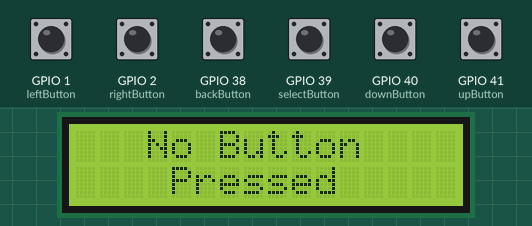
Simulated run of this sketch. Board: ESP32-S3. Parts: 16×2 character LCD. The inputs (shaded band) are chosen by the test bench; at power-on: GPIO 1 (leftButton), GPIO 2 (rightButton), GPIO 38 (backButton), GPIO 39 (selectButton), GPIO 40 (downButton), GPIO 41 (upButton) HIGH.

Above: at 3.2 s.
3.3 s: GPIO 41 (upButton) pulled LOW for 0.15 s
At 3.46 s:
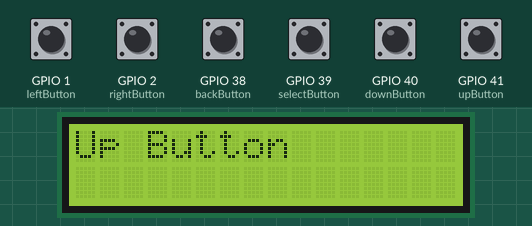
6.4 s: GPIO 1 (leftButton) pulled LOW for 0.15 s
At 6.55 s:
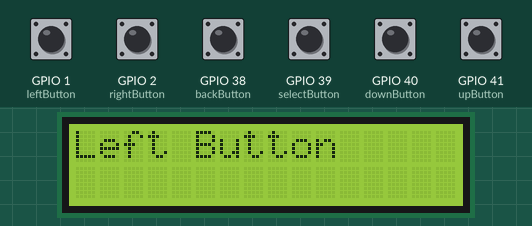
9.5 s: GPIO 2 (rightButton) pulled LOW for 0.15 s
At 9.64 s:
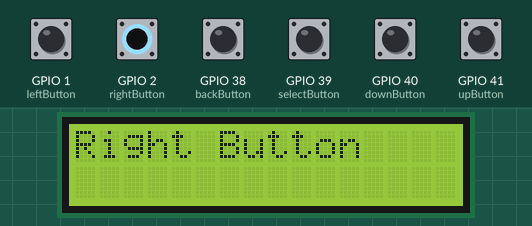
12.6 s: GPIO 38 (backButton) pulled LOW for 0.15 s
At 12.73 s:
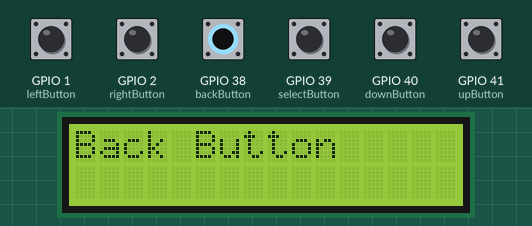
14.3 s: GPIO 39 (selectButton) pulled LOW for 0.15 s
At 14.46 s:
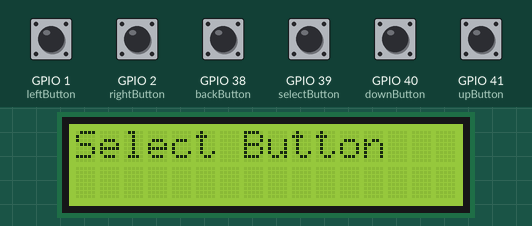
17.4 s: GPIO 40 (downButton) pulled LOW for 0.15 s
At 17.55 s:
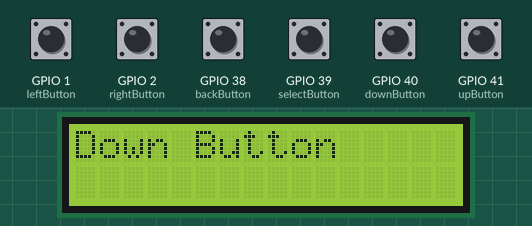
Timing chart, 0 to 20.4 s (numbered marks = the images above; inputs shaded):
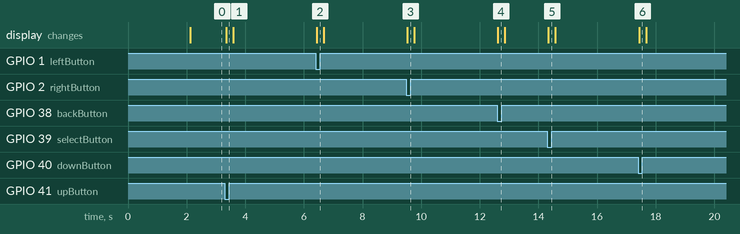

Measured:
- after the input at 3.3 s, the display: changes after 0.05 s (image 1)
- after the input at 6.4 s, the display: changes at once (image 2)
- after the input at 9.5 s, the display: changes at once (image 3)
- after the input at 12.6 s, the display: changes at once (image 4)
- after the input at 14.3 s, the display: changes at once (image 5)
- after the input at 17.4 s, the display: changes at once (image 6)

The sketch:

6_button.ino
```cpp
#include <LiquidCrystal_I2C.h>
#include <Wire.h>

LiquidCrystal_I2C lcd(0x27, 16, 2);
// test

//ikinci test
const int leftButton = 1;
const int rightButton = 2;
const int upButton = 41;
const int downButton = 40;
const int selectButton = 39;
const int backButton = 38;

void setup() {
  Wire.begin(10, 8);
  lcd.init();
  lcd.backlight();
  lcd.setCursor(1, 0);
  lcd.print("Button Project");
  lcd.setCursor(2, 1);
  lcd.print("ESP32-S3 I2C");

  delay(2000);
  lcd.clear();

  pinMode(leftButton, INPUT_PULLUP);
  pinMode(rightButton, INPUT_PULLUP);
  pinMode(upButton, INPUT_PULLUP);
  pinMode(downButton, INPUT_PULLUP);
  pinMode(selectButton, INPUT_PULLUP);
  pinMode(backButton, INPUT_PULLUP);
}

void loop() {
  int leftState = digitalRead(leftButton);
  int rightState = digitalRead(rightButton);
  int upState = digitalRead(upButton);
  int downState = digitalRead(downButton);
  int selectState = digitalRead(selectButton);
  int backState = digitalRead(backButton);

  lcd.clear();

  if (leftState == LOW) {
    lcd.print("Left Button");
  } else if (rightState == LOW) {
    lcd.print("Right Button");
  } else if (upState == LOW) {
    lcd.print("Up Button");
  } else if (downState == LOW) {
    lcd.print("Down Button");
  } else if (selectState == LOW) {
    lcd.print("Select Button");
  } else if (backState == LOW) {
    lcd.print("Back Button");
  } else {
    lcd.print("   No Button");
    lcd.setCursor(0, 1);
    lcd.print("    Pressed");
  }

  delay(100);
}
```
